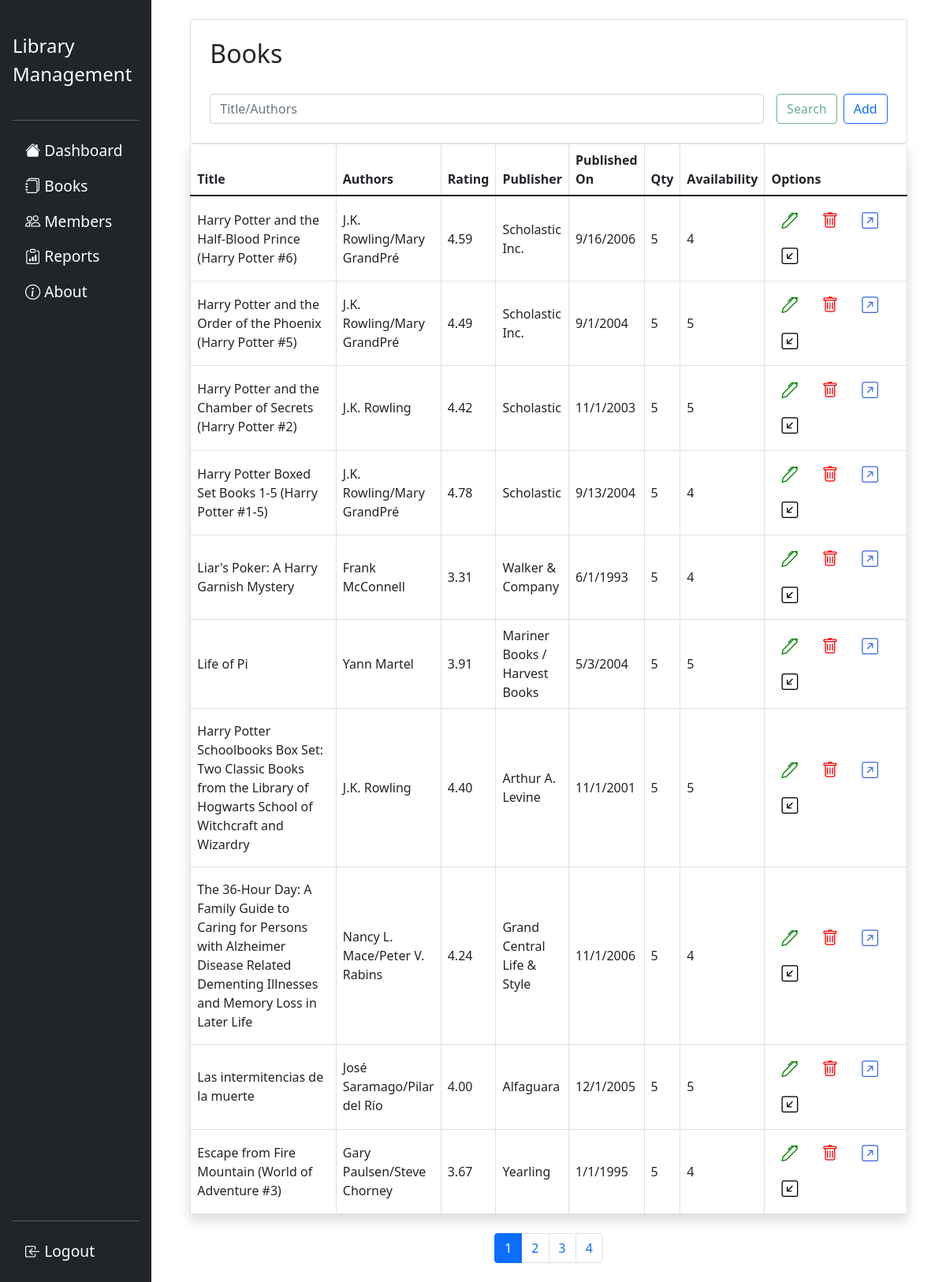
/books (signed in), run on the app's committed database.
### flasklib/models.py (models this page shows, shortened)
class Book(db.Model):
    bid=db.Column(db.Integer,primary_key=True)
    title=db.Column(db.String,nullable=False)
    authors=db.Column(db.String,nullable=False)
    average_rating=db.Column(db.String,nullable=False)
    isbn=db.Column(db.String,nullable=False)
    publisher=db.Column(db.String,nullable=False)
    publish_date=db.Column(db.String,nullable=False)
    quantity=db.Column(db.Integer,nullable=False,default=5)
    availability=db.Column(db.Integer,nullable=False,default=5)
    borrowers=db.Column(db.String,db.ForeignKey('member.mid'),default='')

### flasklib/books/routes.py (the view)
@books.route("/books",methods=['GET','POST'])
@login_required
def viewbooks():
    page=request.args.get('page',1,type=int)
    keyword=request.args.get('keyword','',type=str)
    books=Book.query.paginate(per_page=10,page=page)
    allbookslist=Book.query.all()
    allbooknames=[b.title for b in allbookslist]
    if keyword!='':
        return redirect(url_for('books.search_book',page=page,keyword=keyword,books=books))
    return render_template('templates_books/books.html',title='Books',books=books,allbooknames=allbooknames)

### flasklib/models.py (called while the page is built)
@login_manager.user_loader
def load_user(user_id):
    return Admin.query.get(int(user_id))

### flasklib/templates/templates_books/books.html (shortened to what this page needs)
{% extends 'layout.html' %}
{% block head %}
<link rel="stylesheet" href="{{ url_for('static',filename='css/general.css') }}">
{% endblock head %}
{% block content %}
<div class="container card col-11 py-2">
    <h2 class="m-3">Books</h2>
    <form class="d-flex m-3" action="/search_book/None" method="POST">
        {% if keyword %}
        <input type="text" name="searchbar" id="searchbar" autocomplete="off" class="form-control me-2"
            placeholder='{{keyword}}'>
        {% else %}
        <input type="text" name="searchbar" id="searchbar" autocomplete="off" class="form-control me-2"
            placeholder='Title/Authors'>
        {% endif %}
        <input type="submit" id="searchButton" value="Search" class="btn btn-outline-success mx-2">
        <a href="{{ url_for('books.add_book') }}" class="btn btn-outline-primary" type="submit">Add</a>
    </form>
</div>
{% if books.items|length> 0 %}
<div class="table-responsive container col-11 p-0 shadow rounded">
    <table class="table align-middle mb-0 table-bordered table-hover">
        <thead>
            <tr>
                <th scope="col">Title</th>
                <th scope="col">Authors</th>
                <th scope="col">Rating</th>
                <th scope="col">Publisher</th>
                <th scope="col">Published On</th>
                <th scope="col">Qty</th>
                <th scope="col">Availability</th>
                <th scope="col">Options</th>
            </tr>
        </thead>
        <tbody>
            {% for book in books.items %}
            <tr>
                <td class="col-4 py-3">{{ book.title }}</td>
                <td>{{ book.authors }}</td>
                <td>{{ book.average_rating }}</td>
                <td>{{ book.publisher }}</td>
                <td>{{ book.publish_date }}</td>
                <td>{{ book.quantity }}</td>
                <td>{{ book.availability }}</td>
                <td class="col-5">
                    <a class="btn" href="{{ url_for('books.update_book',bid=book.bid) }}" data-bs-toggle="tooltip"
                        data-bs-placement="bottom" title="Update">
                        <i class="bi bi-pen" style="font-size: 1.3rem; color:green ;"></i>
                    </a>
                    <form action="{{ url_for('books.delete_book',bid=book.bid) }}" method="POST" data-bs-toggle="tooltip"
                        data-bs-placement="bottom" title="Delete" style="display: inline;width: 40px!important;">
                        <button type="submit" class="btn">
                            <i class="bi bi-trash" style="font-size: 1.3rem; color: red;"></i>
                        </button>
                    </form>
                    <a class="btn" href="{{ url_for('issues.issue_book',bid=book.bid) }}" data-bs-toggle="tooltip"
                        data-bs-placement="bottom" title="Issue" style="display: inline;width: 40px!important;">
                        <i class="bi bi-arrow-up-right-square" style="font-size: 1.3rem; color: royalblue ;"></i>
                    </a>
                    <a class="btn" href="{{ url_for('issues.issue_return',bid=book.bid) }}" data-bs-toggle="tooltip"
                        data-bs-placement="bottom" title="Return">
                        <i class="bi bi-arrow-down-left-square" style="font-size: 1.3rem; color: rgb(0, 0, 0) ;"></i>
                    </a>
                </td>
            </tr>
            {% endfor %}
            {% else %}
            <div class="container card col-11 py-2 my-3">
                <div class="card-body">
                    No books found.Add one.
                </div>
            </div>
            {% endif %}
        </tbody>
    </table>
</div>
<br>
<nav aria-label="Page navigation">
    <ul class="pagination justify-content-center">
        {% for pagenum in books.iter_pages() %}
        {% if pagenum %}
        {% if pagenum==books.page %}
        <li class="page-item active"><a class="page-link" href="{{ url_for('books.viewbooks',page=pagenum,keyword=keyword) }}">{{
                pagenum }}</a>
        </li>
        {% else %}
        <li class="page-item"><a class="page-link" href="{{ url_for('books.viewbooks',page=pagenum,keyword=keyword) }}">{{ pagenum
                }}</a></li>
        {% endif %}
        {% else %}
        . . .
        {% endif %}
        {% endfor %}
    </ul>
</nav>
</div>
{% endblock content %}

### data on the page
Book: title "Harry Potter and the Half-Blood Prince (Harry Potter #6)", authors "J.K. Rowling/Mary GrandPré", average_rating "4.59", publisher "Scholastic Inc.", publish_date "9/16/2006", quantity "5", availability "4"
Book: title "Harry Potter and the Order of the Phoenix (Harry Potter #5)", authors "J.K. Rowling/Mary GrandPré", average_rating "4.49", publisher "Scholastic Inc.", publish_date "9/1/2004", quantity "5", availability "5"
Book: title "Harry Potter and the Chamber of Secrets (Harry Potter #2)", authors "J.K. Rowling", average_rating "4.42", publisher "Scholastic", publish_date "11/1/2003", quantity "5", availability "5"
Book: title "Harry Potter Boxed Set Books 1-5 (Harry Potter #1-5)", authors "J.K. Rowling/Mary GrandPré", average_rating "4.78", publisher "Scholastic", publish_date "9/13/2004", quantity "5", availability "4"
Book: title "Liar's Poker: A Harry Garnish Mystery", authors "Frank McConnell", average_rating "3.31", publisher "Walker & Company", publish_date "6/1/1993", quantity "5", availability "4"
Book: title "Life of Pi", authors "Yann Martel", average_rating "3.91", publisher "Mariner Books / Harvest Books", publish_date "5/3/2004", quantity "5", availability "5"
Book: title "Harry Potter Schoolbooks Box Set: Two Classic Books from the Library of Hogwarts School of Witchcraft and Wizardry", authors "J.K. Rowling", average_rating "4.40", publisher "Arthur A. Levine", publish_date "11/1/2001", quantity "5", availability "5"
Book: title "The 36-Hour Day: A Family Guide to Caring for Persons with Alzheimer Disease Related Dementing Illnesses and Memory Loss in Later Life", authors "Nancy L. Mace/Peter V. Rabins", average_rating "4.24", publisher "Grand Central Life & Style", publish_date "11/1/2006", quantity "5", availability "4"
Book: title "Las intermitencias de la muerte", authors "José Saramago/Pilar del Río", average_rating "4.00", publisher "Alfaguara", publish_date "12/1/2005", quantity "5", availability "5"
Book: title "Escape from Fire Mountain (World of Adventure #3)", authors "Gary Paulsen/Steve Chorney", average_rating "3.67", publisher "Yearling", publish_date "1/1/1995", quantity "5", availability "4"

### other printed values
{{ pagenum }} "1"
{{ pagenum }} "2" "3" "4"
